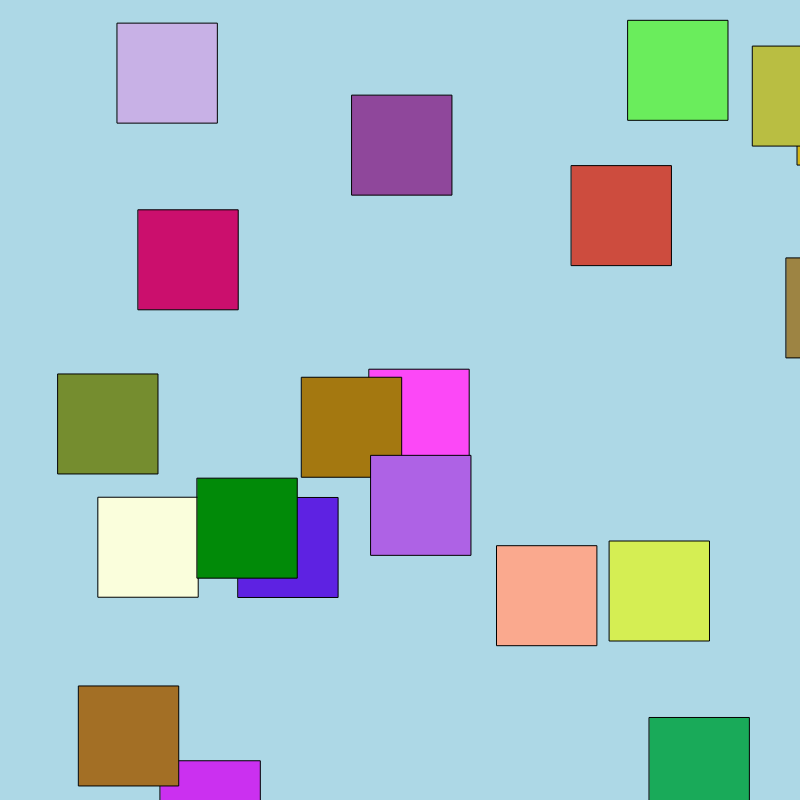
Frame 1 (no input)
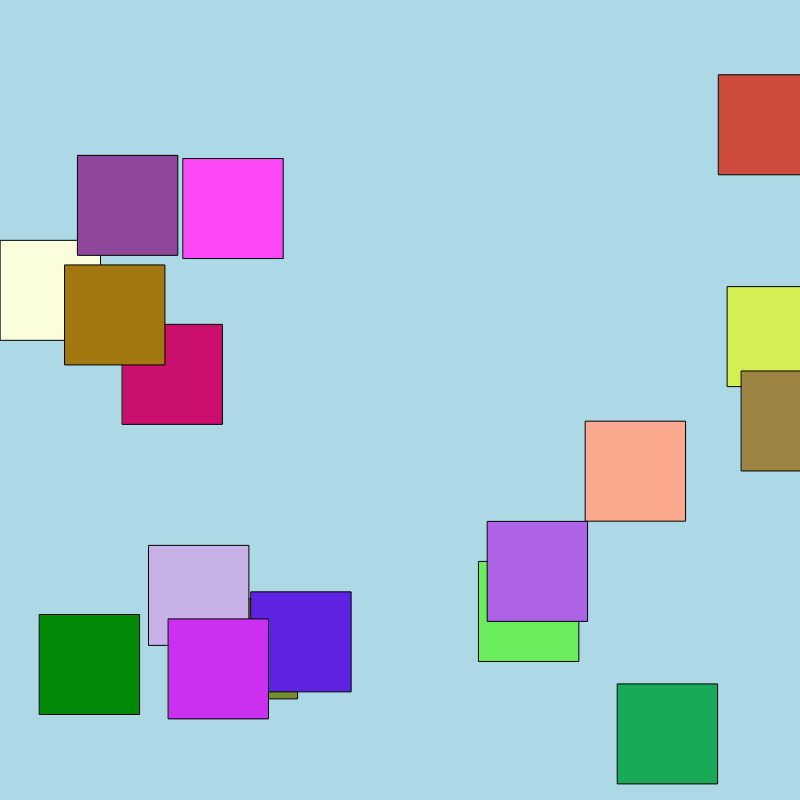
Frame 60 (no input)
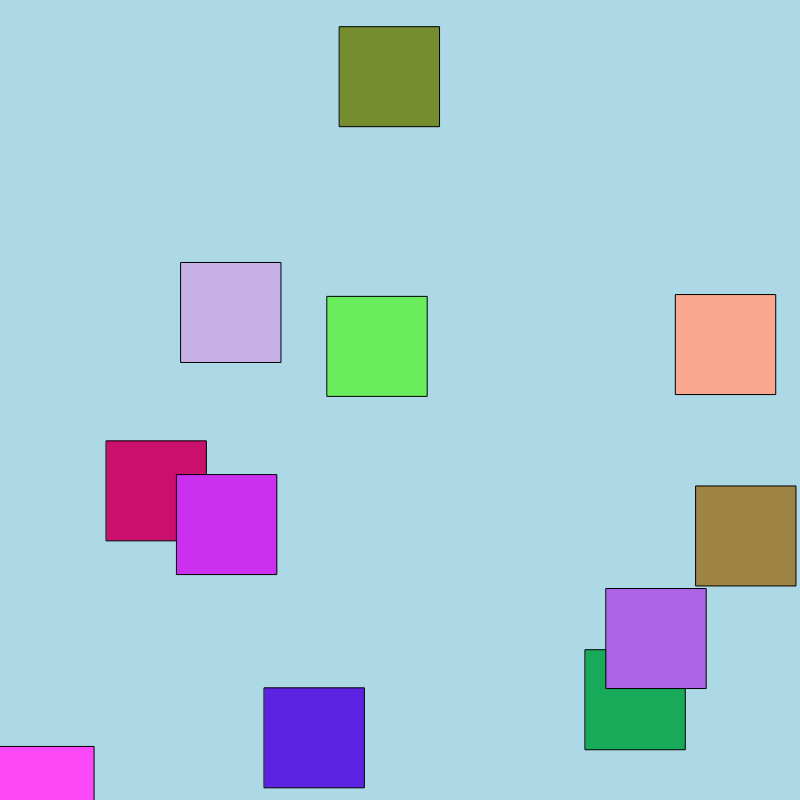
Frame 120 (the mouse pressed at the canvas centre since frame 60)

The p5.js sketch that drew these frames (run headless with seeded random() and noise() and a simulated clock; from frame 60 on, the mouse is pressed at the canvas centre):

// p5.js sketch
// ── sketch.js
var cars = [] ;

function setup() {
  // put setup code here
  createCanvas(800, 800);


for (var i = 0 ; i < 20 ; i++) {
  cars.push(new Car()) ;
}

}

function draw() {
  background('lightblue');


  for (var i = 0 ; i < cars.length; i++) {
  cars[i].display();
  cars[i].drive();
}

}


function Car() {
  //attributes
  this.pos = createVector(random(width), random(height));
  this.vel = createVector(random(-5, 5), random(-5, 5));
  this.r = random(255) ;
  this.g = random(255) ;
  this.b = random(255) ;

  //methods
  this.display = function() {
    fill(this.r, this.g, this.b) ;
    rect(this.pos.x, this.pos.y, 100, 100, );


  }

  this.drive = function() {
    this.pos.add(this.vel);
    if (this.x > width) this.pos.x = 0;
    if (this.x < 0) this.pos.x = width;
    if (this.pos.y > height) this.pos.y = 0;
    if (this.pos.y < 0) this.pos.y = height;
  }


}
